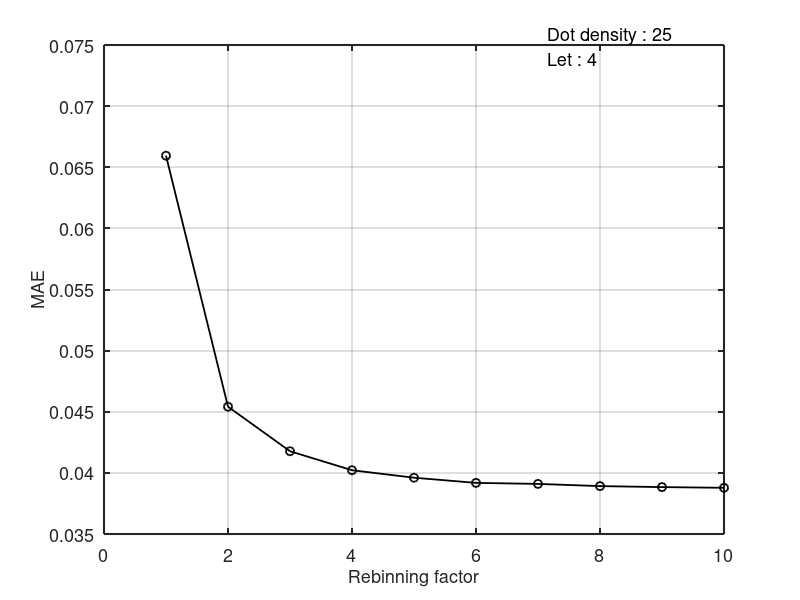
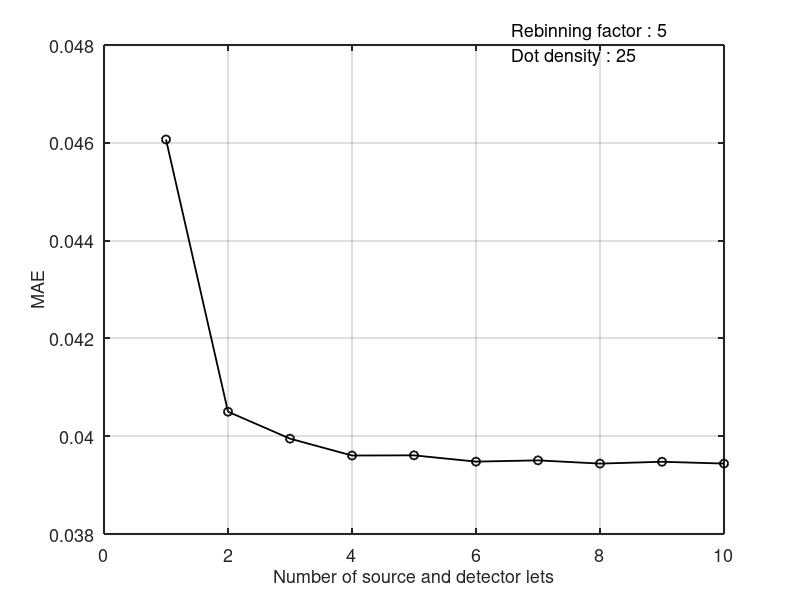
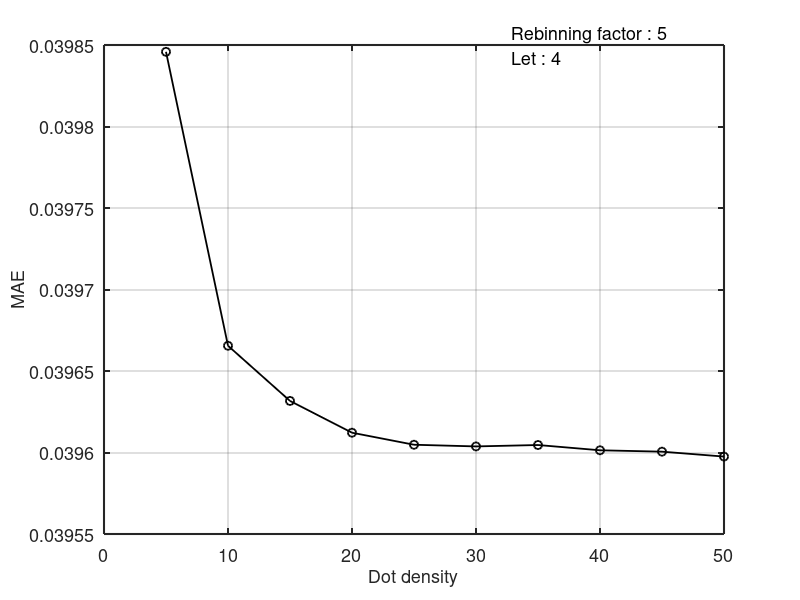

Reproduce these figures in MATLAB, in order.
clc;
clear;
%%
close all;

%%
load('0911/0911_shep.mat');

%%
for i = 1:10
    result_ds(i) = MAE_sino(i, 4, 5);
    result_let(i) = MAE_sino(5, i, 5);
    result_dot(i) = MAE_sino(5, 4 ,i);
end

%%
% for i = 1:10
%     result_ds(i) = MAE_fbp(i, 4, 5);
%     result_let(i) = MAE_fbp(5, i, 5);
%     result_dot(i) = MAE_fbp(5, 4 ,i);
% end

%%
figure('position', [500, 500, 700, 480]);
grid on;
hold on;
box on;
set(gca, 'FontSize', 13', 'LineWidth', 1.5);
xlabel('Rebinning factor', 'FontSize', 13);
ylabel('MAE', 'FontSize', 13);
str = {'Dot density : 25', 'Let : 4'};
annotation('textbox',...
    [0.684 0.924 0 0],...
    'String',str,...
    'FontSize',13,...
    'LineWidth',1.5,...
    'FitBoxToText','on');
plot(1:10, result_ds, ['k', 'o-'], 'LineWidth', 1.3);
%%
figure('position', [500, 500, 700, 480]);
grid on;
hold on;
box on;
set(gca, 'FontSize', 13', 'LineWidth', 1.5);
xlabel('Number of source and detector lets', 'FontSize', 13);
ylabel('MAE', 'FontSize', 13);
str = {'Rebinning factor : 5', 'Dot density : 25'};
annotation('textbox',...
    [0.64 0.926 0 0],...
    'String',str,...
    'FontSize',13,...
    'LineWidth',1.5,...
    'FitBoxToText','on');
plot(1:10, result_let, ['k', 'o-'], 'LineWidth', 1.3);
%%
figure('position', [500, 500, 700, 480]);
grid on;
hold on;
box on;
set(gca, 'FontSize', 13', 'LineWidth', 1.5);
xlabel('Dot density', 'FontSize', 13);
ylabel('MAE', 'FontSize', 13);
str = {'Rebinning factor : 5', 'Let : 4'};
annotation('textbox',...
    [0.639 0.925 0 0],...
    'String',str,...
    'FontSize',13,...
    'LineWidth',1.5,...
    'FitBoxToText','on');
plot(5:5:50, result_dot, ['k', 'o-'], 'LineWidth', 1.3);